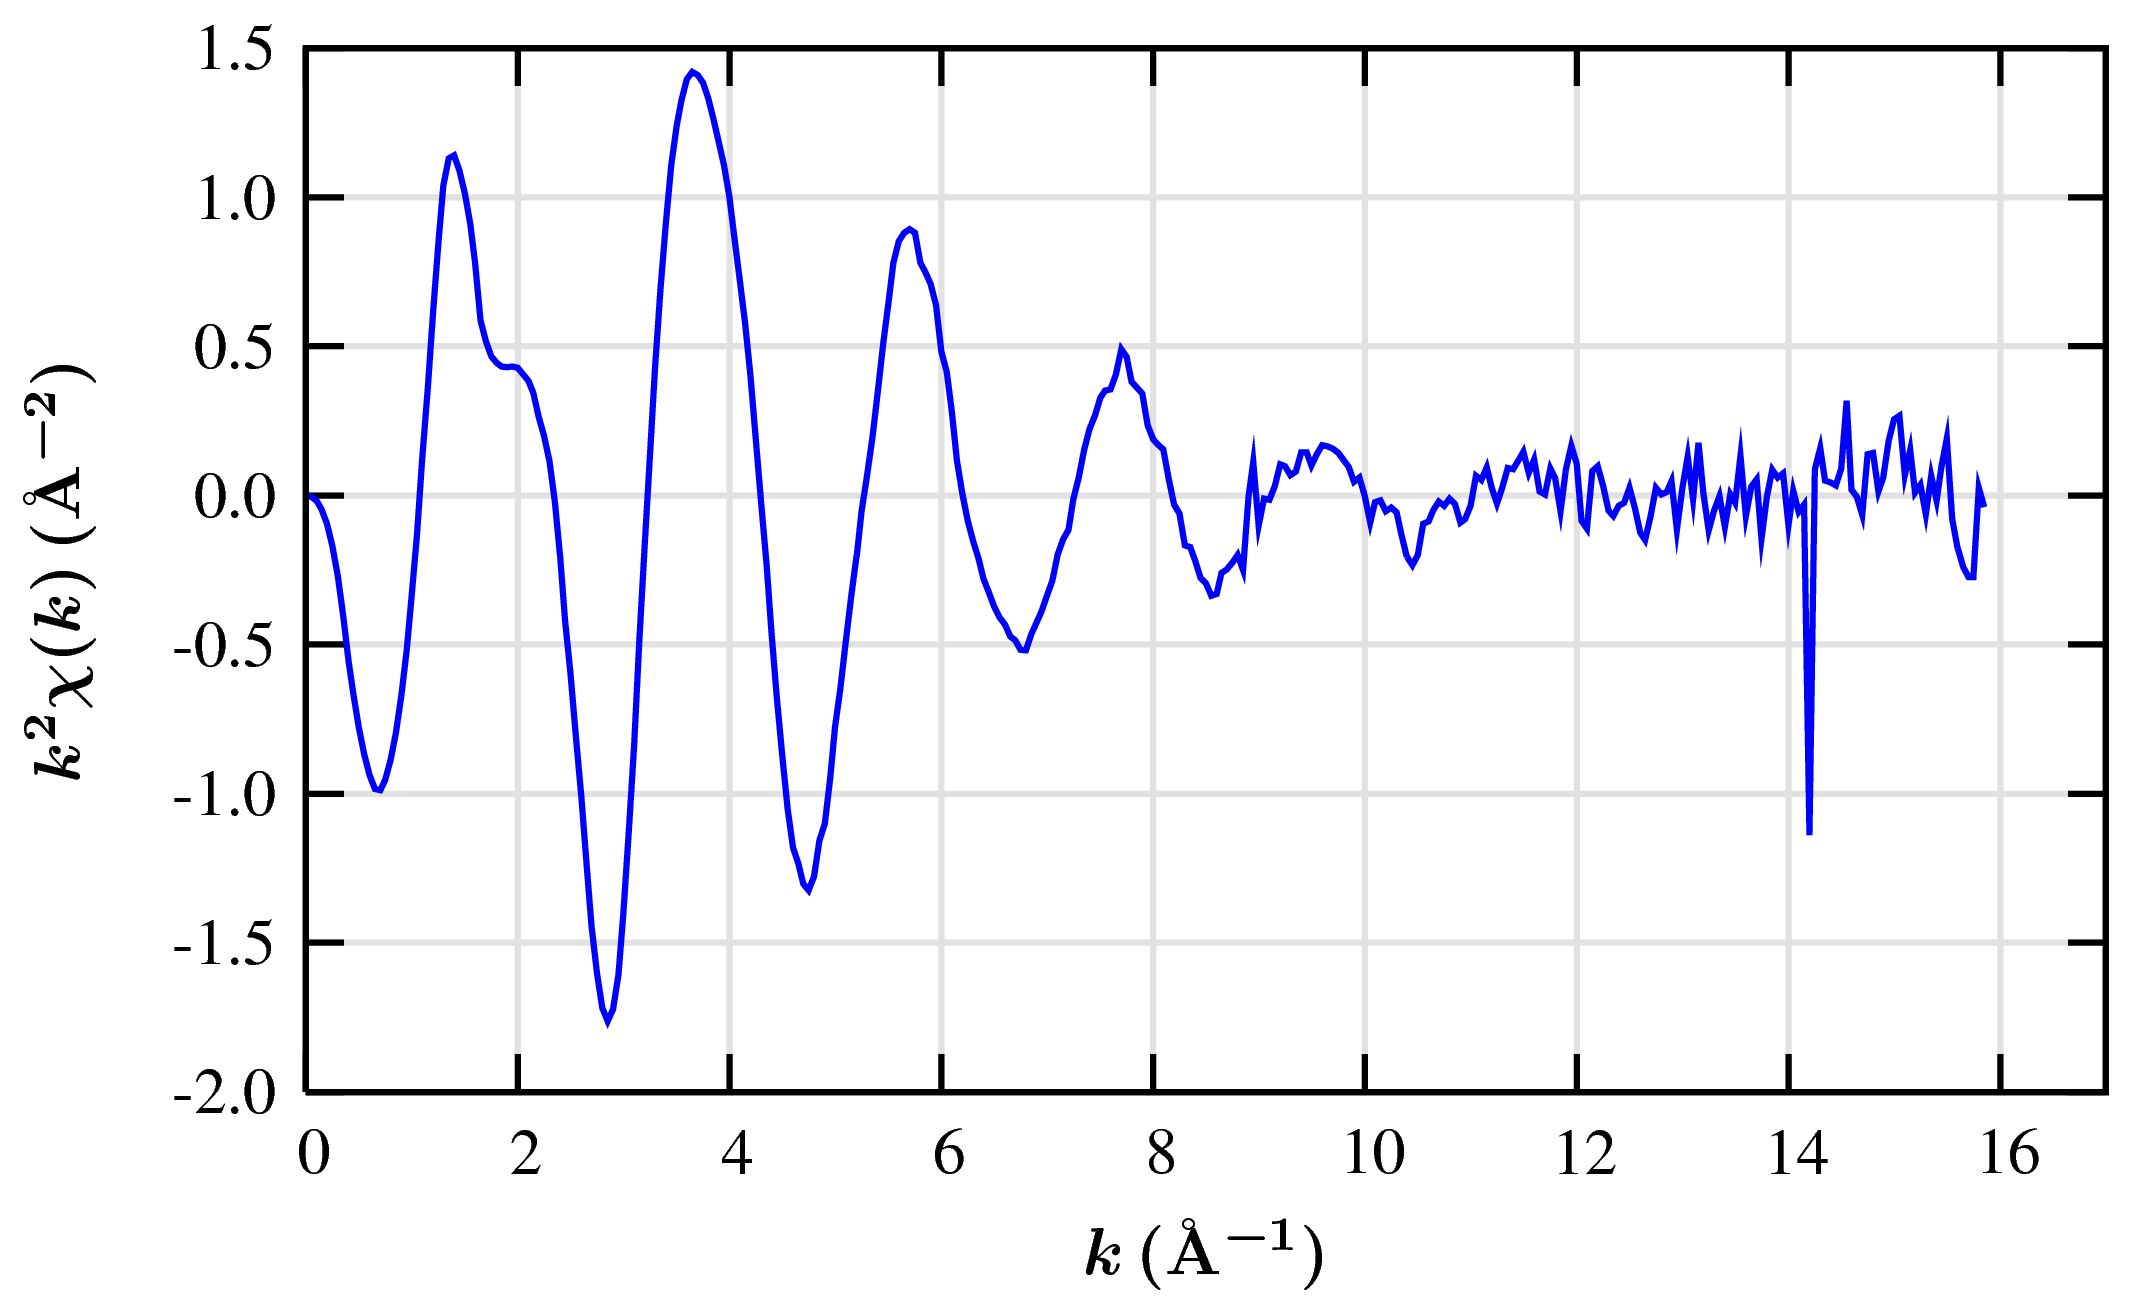

This figure's gnuplot source:

load 'base.gp'
set nokey
set ylabel ' $ k^2\chi(k) \rm\, (\AA^{-2}) $ '  -1, 0
set xlabel ' $ k \rm\, (\AA^{-1}) $ ' 0, -0.5 
# set title  ' 0.2mM Zn nitrate solution, 1 sec/point '

set xrange [0:17]

set style line 1 lt 1 lw 2

plot "ZnSoln_20bm.chi" u 1:3 w  l ls 1
